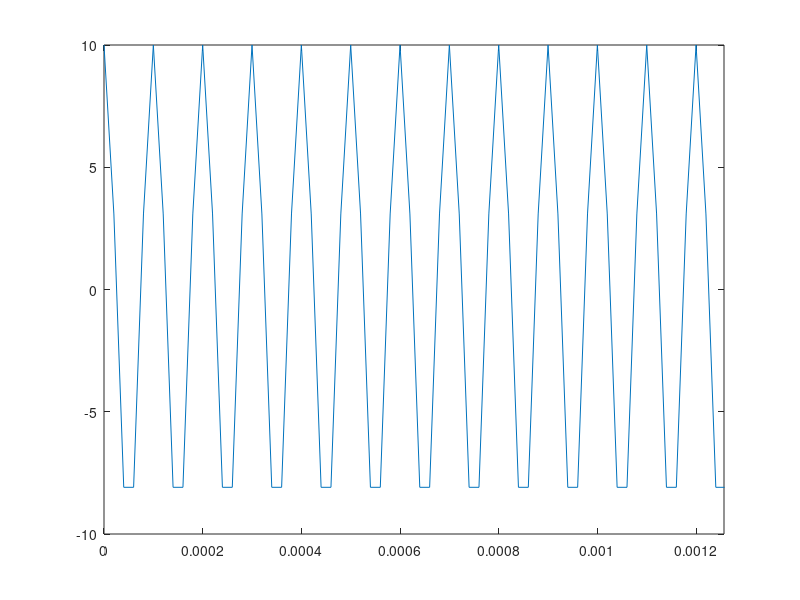

Reproduce this figure in MATLAB.
%% Q4a generating pure tones of various frequency and seeing edges of our hearing
clear
f = 10000;
fs = 50000;
amp = 10;
duration = 3;
t = 0:1/fs:duration;
a=amp*cos(2*pi*f*t);
sound(a,fs);
T = 2*pi/f;
plot(t,a);
xlim([0,2*T]);
ylim([-amp,amp]);

